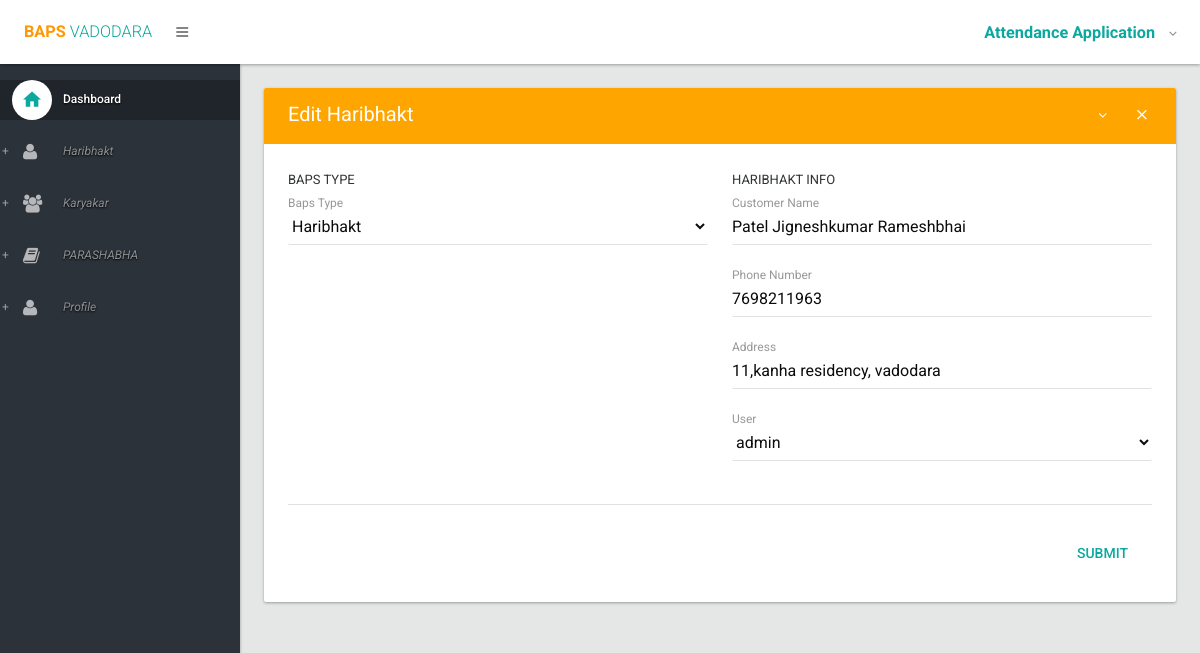
Page /attendance/haribhaktdetail/edit/1/ (signed in) on the committed database.
### attendance/models.py (models this page shows, shortened)
class HaribhaktDetail(models.Model):
    HARIBHAKT = 'HB'
    SAMPARK = 'SK'
    SANCHALAK = 'MS'
    NIRIKSHAK = 'NI'
    NIRDESHAK = 'ND'
    BAPS_TYPE = (
        (HARIBHAKT, 'Haribhakt'),
        (SAMPARK, 'Sampark Karyakar'),
        (SANCHALAK, 'Mandal Sanchalak'),
        (NIRIKSHAK, 'Nirikshak'),
        (NIRDESHAK, 'Nirdeshak'),
    )
    baps_type = models.CharField(max_length=255, choices=BAPS_TYPE, default=HARIBHAKT)
    name = models.CharField(max_length=250, blank=False)
    mobile_no = models.CharField(max_length=10, blank=True)
    address = models.CharField(max_length=250, blank=True)
    user = models.ForeignKey(User)

### attendance/views.py (the view)
# urls.py: url(r'^haribhaktdetail/edit/(?P<haribhaktdetail_id>\d+)/$', editHaribhaktDetail, name='editHaribhaktDetail'),
@login_required
def editHaribhaktDetail(request, haribhaktdetail_id):
    haribhakt = HaribhaktDetail.objects.get(id=haribhaktdetail_id)
    if request.POST:
        form = HaribhaktDetailForm(request.POST, instance=haribhakt)
        if form.is_valid():
            if form.save():
                return redirect('/', messages.success(request, 'HaribhaktDetail was successfully updated.', 'alert-success'))
            else:
                return redirect('/', messages.error(request, 'Data is not saved', 'alert-danger'))
        else:
            return redirect('/', messages.error(request, 'Form is not valid', 'alert-danger'))
    else:
        form = HaribhaktDetailForm(instance=haribhakt)
        return render(request, 'attendance/editHaribhakt.html', {'form': form})

### attendance/forms.py
class HaribhaktDetailForm(ModelForm):
    class Meta:
        model = HaribhaktDetail
        fields = ['baps_type','name','mobile_no','address','user']

### attendance/templates/attendance/editHaribhakt.html (shortened to what this page needs)
{% extends 'attendance/layout.html' %}
{% load widget_tweaks %}
{% block body %}
                <section>
					<div class="section-body">
						<div class="row">
							<div class="col-lg-12">
								<div class="card">
									<div class="card-head style-primary">
										<header>Edit Haribhakt</header>
										<div class="tools">
											<a class="btn btn-icon-toggle btn-collapse"><i class="fa fa-angle-down"></i></a>
											<a class="btn btn-icon-toggle btn-close"><i class="md md-close"></i></a>
										</div>
									</div>
									<div class="card-body">
										<form class="form" role="form" action="" method="post"> {% csrf_token %}
											<div class="row">
                                                <div class="col-sm-6">
                                                    <header>BAPS TYPE</header>
                                                    <div class="form-group floating-label">
														{{ form.baps_type | add_class:'form-control' }}
														<label for="regular2">Baps Type</label>
													</div>
                                                </div>
												<div class="col-sm-6">
													<header>HARIBHAKT INFO</header>
													<div class="form-group floating-label">
														{{ form.name | add_class:'form-control' }}
														<label for="regular2">Customer Name</label>
													</div>
													<div class="form-group floating-label">
														{{ form.mobile_no | add_class:'form-control' }}
														<label for="regular2">Phone Number</label>
													</div>
													<div class="form-group floating-label">
														{{ form.address | add_class:'form-control' | attr:'rows:2'}}
														<label for="textarea2">Address</label>
													</div>
                                                    <div class="form-group floating-label">
														{{ form.user | add_class:'form-control'}}
														<label for="textarea2">User</label>
													</div>
												</div>
												<div class="col-md-12">
													<hr>
													<div class="card-actionbar-row">
														<input type="submit" class="btn btn-flat btn-primary ink-reaction" value="SUBMIT">
													</div>
												</div>
											</div>
										</form>
									</div>
								</div>
							</div>
						</div>
					</div>
				</section>
{% endblock %}

### rows in the picture
HaribhaktDetail: baps_type "Haribhakt", name "Patel Jigneshkumar Rameshbhai", mobile_no "7698211963", address "11,kanha residency, vadodara", user "admin"
